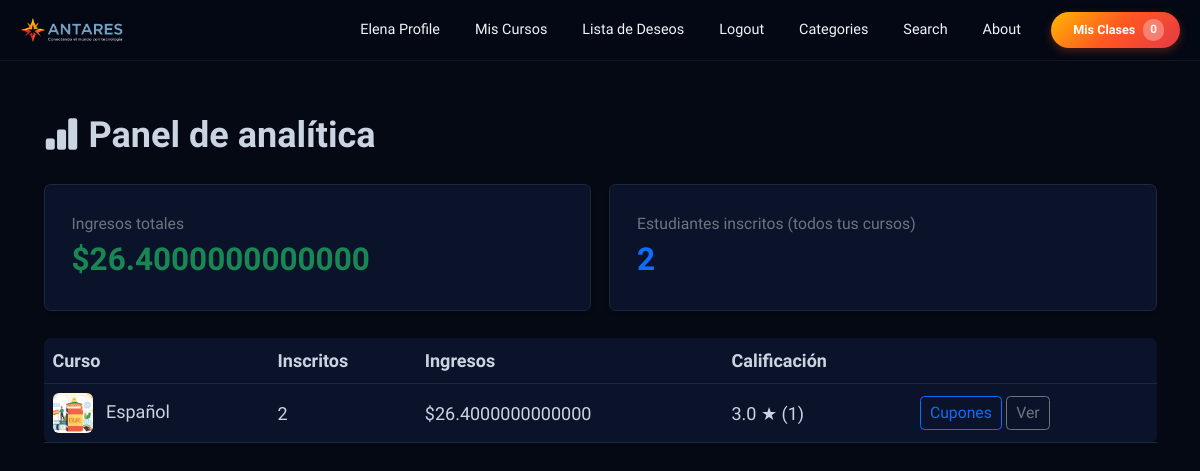
The page /instructor_dashboard/ (signed in) on the database its author committed.
### store/models.py (models this page shows, shortened)
class Product(models.Model):
    name = models.CharField(max_length=100)
    user = models.ForeignKey(User, on_delete=models.CASCADE)
    price = models.DecimalField(default=0, decimal_places=2, max_digits=6)
    category = models.ForeignKey(Category, on_delete=models.CASCADE, default=1)
    description = models.CharField(max_length=250, default='', blank=True, null=True)
    image = models.ImageField(upload_to='uploads/product')
    is_sale = models.BooleanField(default=False)
    sale_price = models.DecimalField(default=0, decimal_places=2, max_digits=6, null=True, blank=True)
    full_access_price = models.DecimalField(
        default=0, decimal_places=2, max_digits=6, null=True, blank=True,
        verbose_name="Precio de acceso a todas las clases de pago",
        help_text="Si lo dejas vacío, se usará el precio normal del curso"
    )
    pay_method = models.CharField(max_length=250, null=True)
    video = models.FileField(upload_to="video", null=True)
    created_day = models.DateTimeField(default=timezone.now)
    learning_points = models.TextField(
        blank=True, default='',
        verbose_name="Lo que aprenderás",
        help_text="Un punto por línea"
    )
    requirements = models.TextField(
        blank=True, default='',
        verbose_name="Requisitos previos",
        help_text="Un requisito por línea"
    )
    target_audience = models.TextField(
        blank=True, default='',
        verbose_name="Dirigido a",
        help_text="Un público por línea"
    )
    language = models.CharField(
        max_length=50, blank=True, default='Español',
        verbose_name="Idioma"
    )
    duration_minutes = models.PositiveIntegerField(
        default=0,
        verbose_name="Duración total (minutos)"
    )
    def average_rating(self):
        from django.db.models import Avg
        return self.product_comment.filter(
            rating__isnull=False
        ).aggregate(avg=Avg('rating'))['avg'] or 0
    def rating_count(self):
        return self.product_comment.filter(rating__isnull=False).count()

### store/views.py (the view)
# urls.py: path('instructor_dashboard/', views.instructor_dashboard, name='instructor_dashboard'),
@login_required(login_url='login')
def instructor_dashboard(request):
    if not (request.user.is_superuser or request.user.profile.teacher_request_status == 'approved'):
        messages.error(request, "Necesitas una cuenta de profesor aprobada para ver el panel de analítica.")
        return redirect('update_user')
    from django.db.models import Sum
    from payment.models import OrderItem
    productos = Product.objects.filter(user=request.user).order_by('-created_day')
    data = []
    total_ingresos = 0
    total_inscritos = 0
    for product in productos:
        items_pagados = OrderItem.objects.filter(product=product, order__paid=True)
        ingresos = items_pagados.aggregate(suma=Sum('price'))['suma'] or 0
        inscritos = items_pagados.values('user').distinct().count()
        total_ingresos += ingresos
        total_inscritos += inscritos
        data.append({
            'product': product,
            'ingresos': ingresos,
            'inscritos': inscritos,
            'rating': product.average_rating(),
            'rating_count': product.rating_count(),
        })
    context = {
        'data': data,
        'total_ingresos': total_ingresos,
        'total_inscritos': total_inscritos,
    }
    return render(request, 'instructor_dashboard.html', context)

### cart/cart.py (called while the page is built)
    def __len__(self):
        return len(self.cart)

### cart/context_processors.py (called while the page is built)
def cart(request):
    return {'cart': Cart(request)}

### store/templates/instructor_dashboard.html
{% extends 'base.html' %}
{% block content %}
<div class="container py-5">
  <h2 class="fw-bold mb-4"><i class="bi bi-bar-chart-fill"></i> Panel de analítica</h2>
  <div class="row g-3 mb-4">
    <div class="col-md-6">
      <div class="p-4 border rounded shadow-sm bg-white">
        <div class="text-muted small">Ingresos totales</div>
        <div class="fs-3 fw-bold text-success">${{ total_ingresos }}</div>
      </div>
    </div>
    <div class="col-md-6">
      <div class="p-4 border rounded shadow-sm bg-white">
        <div class="text-muted small">Estudiantes inscritos (todos tus cursos)</div>
        <div class="fs-3 fw-bold text-primary">{{ total_inscritos }}</div>
      </div>
    </div>
  </div>
  <div class="table-responsive">
    <table class="table align-middle bg-white shadow-sm rounded">
      <thead>
        <tr>
          <th>Curso</th>
          <th>Inscritos</th>
          <th>Ingresos</th>
          <th>Calificación</th>
          <th></th>
        </tr>
      </thead>
      <tbody>
        {% for row in data %}
        <tr>
          <td>
            <img src="{{ row.product.image.url }}" style="width:40px;height:40px;object-fit:cover;border-radius:6px;" class="me-2">
            {{ row.product.name }}
          </td>
          <td>{{ row.inscritos }}</td>
          <td>${{ row.ingresos }}</td>
          <td>{{ row.rating|floatformat:1 }} ★ ({{ row.rating_count }})</td>
          <td>
            <a href="{% url 'manage_coupons' row.product.id %}" class="btn btn-sm btn-outline-primary">Cupones</a>
            <a href="{% url 'product' row.product.id %}" class="btn btn-sm btn-outline-secondary">Ver</a>
          </td>
        </tr>
        {% empty %}
        <tr><td colspan="5" class="text-center text-muted py-4">Aún no tienes cursos.</td></tr>
        {% endfor %}
      </tbody>
    </table>
  </div>
</div>
{% endblock %}

### store/templates/navbar.html (shortened to what this page needs)
{% load static %}
<nav class="nav-principal" id="navbarPrincipal">
    <div  class="contenedor-nav">
        <a class="nav-logo" href="{% url 'index' %}"><img src="{% static 'assets/antares_logo_navbar.png' %}" alt="ANTARES"></a>
        <div class="nav-colapso" id="navbarSupportedContent">
            <ul class="lista-nav">
                {% if user.is_authenticated %}
                <li class="item-desplegable">
                    <a class="nav-link-custom perfil-usuario" tabindex="0">{{request.user.username}} profile</a>
                </li>
                <li><a class="nav-link-custom {% if request.resolver_match.url_name == 'my_courses' %}activo{% endif %}" href="{% url 'my_courses' %}">Mis Cursos</a></li>
                <li><a class="nav-link-custom {% if request.resolver_match.url_name == 'wishlist' %}activo{% endif %}" href="{% url 'wishlist' %}">Lista de Deseos</a></li>
                <li><a class="nav-link-custom" href="{% url 'logout' %}">Logout</a></li>
                {% else %}
                <li><a class="nav-link-custom {% if request.resolver_match.url_name == 'login' %}activo{% endif %}" href="{% url 'login' %}">Login</a></li>
                <li><a class="nav-link-custom {% if request.resolver_match.url_name == 'register' %}activo{% endif %}" href="{% url 'register' %}">Register</a></li>
                {% endif %}
                <li class="item-desplegable">
                    <a class="nav-link-custom {% if request.resolver_match.url_name == 'category' or request.resolver_match.url_name == 'category_summary' %}activo{% endif %}" tabindex="0">Categories</a>
                </li>
                <li><a class="nav-link-custom {% if request.resolver_match.url_name == 'search' %}activo{% endif %}" href="{% url 'search' %}">Search</a></li>
                <li><a class="nav-link-custom {% if request.resolver_match.url_name == 'about' %}activo{% endif %}" href="{% url 'about' %}">About</a></li>
            </ul>
            <form class="form-carrito">
                <a href="{% url 'cart_summary' %}" class="boton-carrito">
                    <i class="icono-carrito">&nbsp;&nbsp;Mis Clases</i>
                    <span class="contador-badge" id="cart_quantity">{{ cart|length }}</span>
                </a>
            </form>
        </div>
    </div>
</nav>

### static/css/variables.css (style rules this page uses)
:root { --rojo: #E63946; --rojo-hover: #C62839; --azul: #1e40af; --azul-claro: #3b82f6; --azul-dark: #1d3557; --amarillo: #FFB703; --naranja: #FF5722; --gris-oscuro: #1e293b; --gris: #64748b; --gris-claro: #f1f5f9; --blanco: #ffffff; --bg-dark-hero: #0d1322; --gradient-brand: linear-gradient(135deg, var(--amarillo) 0%, var(--naranja) 50%, var(--rojo) 100%); --radius: 12px; --shadow-sm: 0 2px 4px rgba(0,0,0,0.04); --shadow-md: 0 10px 25px -5px rgba(15,23,42,0.12); --shadow-lg: 0 15px 50px rgba(0,0,0,0.12); --page-bg: #040914; --surface-bg: #0B132B; --surface-bg-alt: #162244; --border-soft: #1E293B; --text-strong: #f1f5f9; --text-body: #cbd5e1; --text-muted-soft: #94a3b8; }
html { font-size: 18px; }
body { font-family: 'Plus Jakarta Sans', sans-serif; background-color: var(--page-bg); color: var(--text-body); }
.card, .bg-white { background-color: var(--surface-bg) !important; color: var(--text-body); border-color: var(--border-soft) !important; }
.table { color: var(--text-body); --bs-table-color: var(--text-body); --bs-table-bg: transparent; --bs-table-border-color: var(--border-soft); --bs-table-striped-color: var(--text-body); --bs-table-striped-bg: var(--surface-bg-alt); --bs-table-hover-color: var(--text-body); --bs-table-hover-bg: var(--surface-bg-alt); }

### static/css/navbar.css (style rules this page uses)
.nav-principal { background-color: rgba(4, 9, 20, 0.85); backdrop-filter: blur(10px); -webkit-backdrop-filter: blur(10px); position: fixed; top: 0; left: 0; width: 100%; z-index: 1000; padding: 0; font-family: 'Plus Jakarta Sans', sans-serif; box-shadow: 0 1px 0 rgba(255,255,255,0.06); height: 60px; transition: box-shadow 0.3s ease, background-color 0.3s ease; }
.contenedor-nav { max-width: 1200px; margin: 0 auto; display: flex; justify-content: space-between; align-items: center; padding: 0 20px; height: 60px; }
.nav-logo { display: flex; align-items: center; gap: 8px; color: var(--text-strong); font-size: 1.5rem; font-weight: bold; text-decoration: none; letter-spacing: -1px; }
.nav-logo img { height: 26px; width: auto; object-fit: contain; }
.nav-colapso { display: flex; align-items: center; gap: 15px; }
.lista-nav { display: flex; list-style: none; margin: 0; padding: 0; gap: 5px; }
.nav-link-custom { position: relative; color: var(--text-strong); text-decoration: none; padding: 10px 15px; display: block; font-weight: 500; transition: color 0.3s, background-color 0.3s; cursor: pointer; border-radius: 4px; font-size: 0.8rem; }
.nav-link-custom::after { content: ""; position: absolute; left: 15px; right: 15px; bottom: 4px; height: 2px; border-radius: 2px; background: var(--gradient-brand); transform: scaleX(0); transform-origin: left; transition: transform 0.25s ease; }
.perfil-usuario { text-transform: capitalize; }
.item-desplegable { position: relative; }
.boton-carrito { background: var(--gradient-brand); border: none; color: #ffffff; padding: 7px 16px; border-radius: 50px; text-decoration: none; font-weight: bold; font-size: 0.7rem; display: flex; align-items: center; box-shadow: 0 3px 10px rgba(255, 87, 34, 0.3); transition: all 0.3s ease; }
.icono-carrito { font-style: normal; }
.contador-badge { background: rgba(255, 255, 255, 0.3); color: white; padding: 2px 7px; border-radius: 10px; margin-left: 8px; font-size: 0.65rem; }

### rows shown on the page
Product: product.image (picture), product.name "Español", inscritos "2", ingresos "26.4000000000000", rating "3.0", rating_count "1"

### other values the page prints
{{ request.user.username }} "Elena"
{{ cart|length }} "0"
{{ total_ingresos }} "26.4000000000000"
{{ total_inscritos }} "2"
